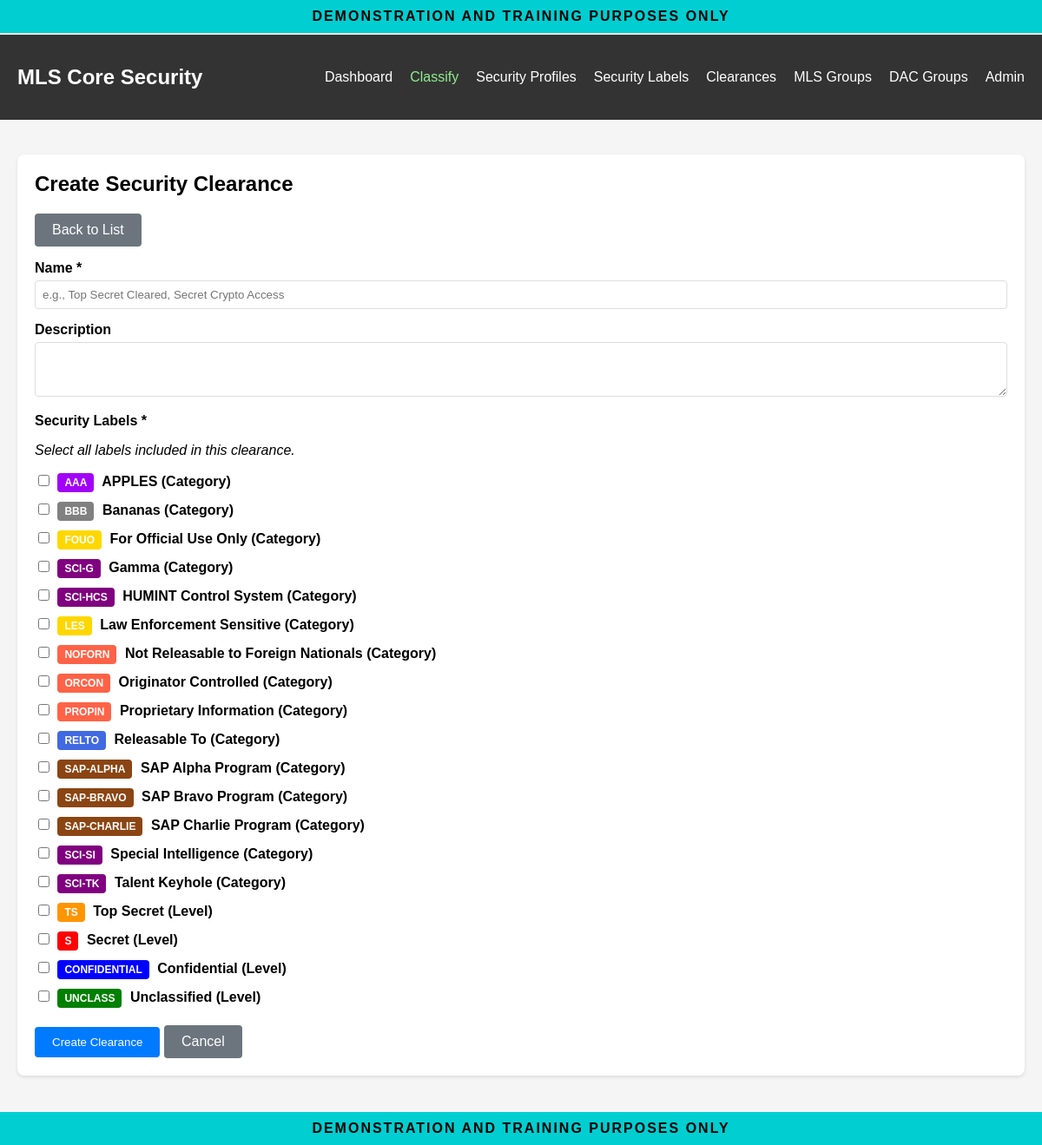
The app's page /mls/clearances/create/ (signed in) with its own data.
### mls_core/models.py (models this page shows, shortened)
class SecurityLabel(models.Model):
    class LabelType(models.TextChoices):
        LEVEL = "LVL", "Level"
        CATEGORY = "CAT", "Category"
    short_code = models.CharField(
        max_length=10,
        unique=True,
        help_text="Short code (e.g., 'TS', 'S', 'CRYPTO')"
    )
    name = models.CharField(
        max_length=100,
        help_text="Full name of the label"
    )
    label_type = models.CharField(
        max_length=3,
        choices=LabelType.choices,
        default=LabelType.CATEGORY,
        help_text="Level (hierarchical) or Category (compartment)"
    )
    rank = models.IntegerField(
        default=0,
        help_text="For levels: higher rank = more sensitive. Categories ignore this."
    )
    description = models.TextField(
        blank=True,
        help_text="Description of what this label means"
    )
    color = models.CharField(
        max_length=7,
        default="#808080",
        help_text="Color code for display (hex format)"
    )
    created_at = models.DateTimeField(auto_now_add=True)
    updated_at = models.DateTimeField(auto_now=True)
    class Meta:
        ordering = ['label_type', '-rank', 'name']
        verbose_name = "Security Label"
        verbose_name_plural = "Security Labels"
        permissions = [
            ("manage_labels", "Can manage security labels"),
        ]

### mls_core/views.py (the view, shortened to what this page needs)
# urls.py: path('clearances/create/', views.clearance_create, name='clearance_create'),
@login_required
@permission_required('mls_core.senior_security_manager', raise_exception=True)
def clearance_create(request):
    context = {
        'labels': SecurityLabel.objects.all(),
    }
    return render(request, 'mls_core/clearance_create.html', context)

### mls_core/templates/mls_core/clearance_create.html (shortened to what this page needs)
{% extends "mls_core/base.html" %}
{% block content %}
<div class="card">
    <h2>Create Security Clearance</h2>
    <p><a href="{% url 'mls_core:clearance_list' %}" class="btn btn-secondary">Back to List</a></p>
    <form method="post">
        <div class="form-group">
            <label for="name">Name *</label>
            <input type="text" id="name" name="name" required maxlength="100" placeholder="e.g., Top Secret Cleared, Secret Crypto Access">
        </div>
        <div class="form-group">
            <label for="description">Description</label>
            <textarea id="description" name="description" rows="3"></textarea>
        </div>
        <div class="form-group">
            <label>Security Labels *</label>
            <p><em>Select all labels included in this clearance.</em></p>
            {% for label in labels %}
                <div>
                    <label>
                        <input type="checkbox" name="securities" value="{{ label.id }}">
                        <span class="label-badge" style="background-color: {{ label.color }};">
                            {{ label.short_code }}
                        </span>
                        {{ label.name }} ({{ label.get_label_type_display }})
                    </label>
                </div>
            {% empty %}
                <p class="message warning">No security labels available. Please create labels first.</p>
            {% endfor %}
        </div>
        <button type="submit" class="btn">Create Clearance</button>
        <a href="{% url 'mls_core:clearance_list' %}" class="btn btn-secondary">Cancel</a>
    </form>
</div>
{% endblock %}

### mls_core/templates/mls_core/base.html (style rules this page uses)
body { font-family: Arial, sans-serif; margin: 0; padding: 0; background-color: #f5f5f5; padding-top: 40px; padding-bottom: 40px; }
.card { background-color: white; padding: 20px; border-radius: 8px; box-shadow: 0 2px 4px rgba(0,0,0,0.1); margin-bottom: 20px; }
.card h2 { margin-top: 0; }
.btn { display: inline-block; padding: 10px 20px; background-color: #007bff; color: white; text-decoration: none; border-radius: 4px; border: none; cursor: pointer; }
.btn-secondary { background-color: #6c757d; }
.form-group { margin-bottom: 15px; }
.form-group label { display: block; margin-bottom: 5px; font-weight: bold; }
.form-group input[type="text"], .form-group input[type="number"], .form-group input[type="date"], .form-group select, .form-group textarea { width: 100%; padding: 8px; border: 1px solid #ddd; border-radius: 4px; box-sizing: border-box; }
.form-group input[type="checkbox"] { margin-right: 5px; }
.label-badge { display: inline-block; padding: 4px 8px; border-radius: 4px; margin-right: 5px; margin-bottom: 5px; font-size: 12px; color: white; }

### records on screen
SecurityLabel: short_code "AAA", name "APPLES", label_type "Category"
SecurityLabel: short_code "BBB", name "Bananas", label_type "Category"
SecurityLabel: short_code "FOUO", name "For Official Use Only", label_type "Category"
SecurityLabel: short_code "SCI-G", name "Gamma", label_type "Category"
SecurityLabel: short_code "SCI-HCS", name "HUMINT Control System", label_type "Category"
SecurityLabel: short_code "LES", name "Law Enforcement Sensitive", label_type "Category"
SecurityLabel: short_code "NOFORN", name "Not Releasable to Foreign Nationals", label_type "Category"
SecurityLabel: short_code "ORCON", name "Originator Controlled", label_type "Category"
SecurityLabel: short_code "PROPIN", name "Proprietary Information", label_type "Category"
SecurityLabel: short_code "RELTO", name "Releasable To", label_type "Category"
SecurityLabel: short_code "SAP-ALPHA", name "SAP Alpha Program", label_type "Category"
SecurityLabel: short_code "SAP-BRAVO", name "SAP Bravo Program", label_type "Category"
SecurityLabel: short_code "SAP-CHARLIE", name "SAP Charlie Program", label_type "Category"
SecurityLabel: short_code "SCI-SI", name "Special Intelligence", label_type "Category"
SecurityLabel: short_code "SCI-TK", name "Talent Keyhole", label_type "Category"
SecurityLabel: short_code "TS", name "Top Secret", label_type "Level"
SecurityLabel: short_code "S", name "Secret", label_type "Level"
SecurityLabel: short_code "CONFIDENTIAL", name "Confidential", label_type "Level"
SecurityLabel: short_code "UNCLASS", name "Unclassified", label_type "Level"
